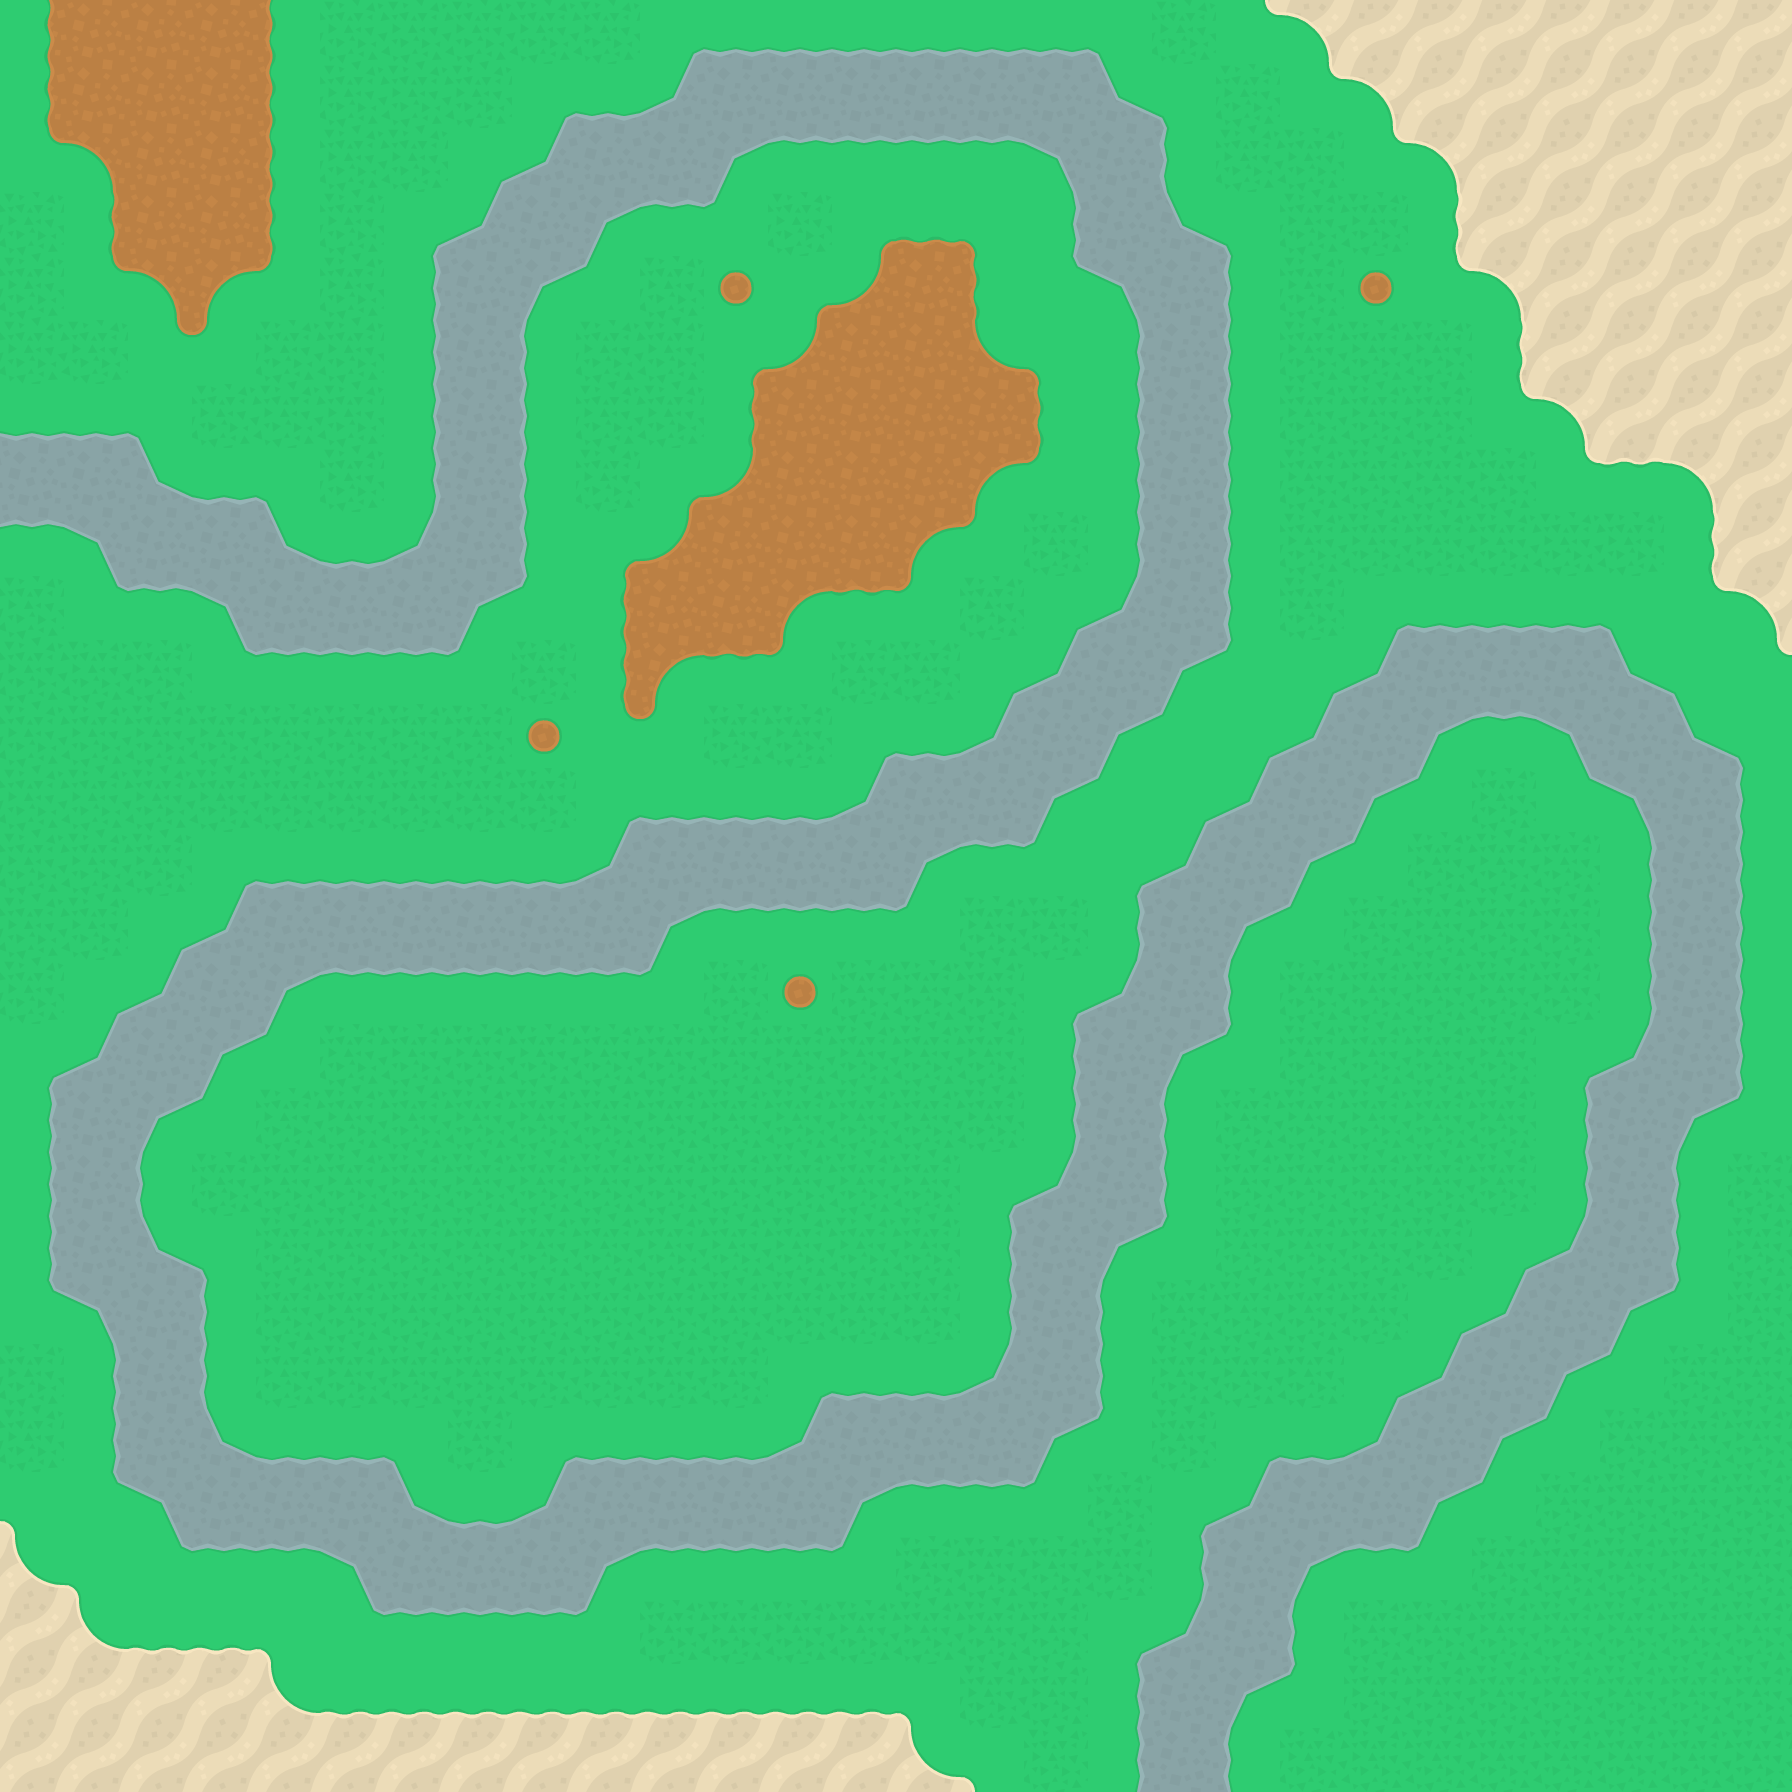

This game map was drawn from its Tiled (.tmx) file and the tilesets committed beside it. A one-line description and the full map source follow:
An orthogonal 28x28 tile map with 64x64 px tiles, 1 tile layer (Tile Layer 1).

<map version="1.2" tiledversion="1.3.3" orientation="orthogonal" renderorder="right-down" width="28" height="28" tilewidth="64" tileheight="64" infinite="0" nextlayerid="2" nextobjectid="1">
 <tileset firstgid="1" source="Tileset.tsx" />
 <layer id="1" name="Tile Layer 1" width="28" height="28">
  <data encoding="csv">
61,112,112,112,63,152,152,152,152,152,56,57,57,57,57,57,57,58,152,81,55,67,67,67,67,67,67,67,
61,112,112,112,63,152,152,152,56,57,75,72,72,72,72,72,72,74,58,152,81,55,67,67,67,67,67,67,
76,50,112,112,63,152,152,56,75,72,72,59,87,87,87,87,60,72,73,152,152,81,55,67,67,67,67,67,
152,61,112,112,63,152,56,75,72,59,87,88,152,46,47,48,71,72,74,58,152,152,66,67,67,67,67,67,
152,76,50,49,78,152,71,72,59,88,152,79,46,65,62,63,86,60,72,73,152,79,81,55,67,67,67,67,
152,152,76,78,152,152,71,72,73,152,152,46,65,62,62,64,48,71,72,73,152,152,152,66,67,67,67,67,
57,57,58,152,152,152,71,72,73,152,152,61,62,62,62,62,63,71,72,73,152,152,152,81,55,67,67,67,
72,72,74,57,58,152,71,72,73,152,46,65,62,62,62,49,78,71,72,73,152,152,152,152,81,82,55,67,
87,60,72,72,74,57,75,72,73,46,65,62,62,62,49,78,152,71,72,73,152,152,152,152,152,152,66,67,
152,86,87,60,72,72,72,59,88,61,62,62,49,77,78,152,56,75,72,73,152,56,57,57,57,58,81,55,
152,152,152,86,87,87,87,88,152,61,49,77,78,152,152,56,75,72,59,88,56,75,72,72,72,74,58,81,
152,152,152,152,152,152,152,152,79,76,78,152,152,56,57,75,72,59,88,56,75,72,59,87,60,72,74,58,
152,152,152,152,152,152,152,152,152,56,57,57,57,75,72,72,59,88,56,75,72,59,88,152,86,60,72,73,
152,152,152,56,57,57,57,57,57,75,72,72,72,72,59,87,88,56,75,72,59,88,152,152,152,71,72,73,
152,152,56,75,72,72,72,72,72,72,59,87,87,87,88,152,152,71,72,59,88,152,152,152,152,71,72,73,
152,56,75,72,59,87,87,87,87,87,88,152,79,152,152,152,56,75,72,73,152,152,152,152,152,71,72,73,
56,75,72,59,88,152,152,152,152,152,152,152,152,152,152,152,71,72,59,88,152,152,152,152,56,75,72,73,
71,72,59,88,152,152,152,152,152,152,152,152,152,152,152,152,71,72,73,152,152,152,152,152,71,72,59,88,
71,72,73,152,152,152,152,152,152,152,152,152,152,152,152,56,75,72,73,152,152,152,152,152,71,72,73,152,
71,72,74,58,152,152,152,152,152,152,152,152,152,152,152,71,72,59,88,152,152,152,152,56,75,72,73,152,
86,60,72,73,152,152,152,152,152,152,152,152,152,152,152,71,72,73,152,152,152,152,56,75,72,59,88,152,
152,71,72,73,152,152,152,152,152,152,152,152,56,57,57,75,72,73,152,152,152,56,75,72,59,88,152,152,
152,71,72,74,57,57,58,152,56,57,57,57,75,72,72,72,59,88,152,56,57,75,72,59,88,152,152,152,
53,86,60,72,72,72,74,57,75,72,72,72,72,59,87,87,88,152,56,75,72,72,59,88,152,152,152,152,
69,53,86,87,87,60,72,72,72,59,87,87,87,88,152,152,152,152,71,72,59,87,88,152,152,152,152,152,
22,69,52,52,53,86,87,87,87,88,152,152,152,152,152,152,152,56,75,72,73,152,152,152,152,152,152,152,
22,22,22,22,69,52,52,52,52,52,52,52,52,52,53,152,152,71,72,59,88,152,152,152,152,152,152,152,
22,22,22,22,22,22,22,22,22,22,22,22,22,22,69,53,152,71,72,73,152,152,152,152,152,152,152,152
</data>
 </layer>
</map>